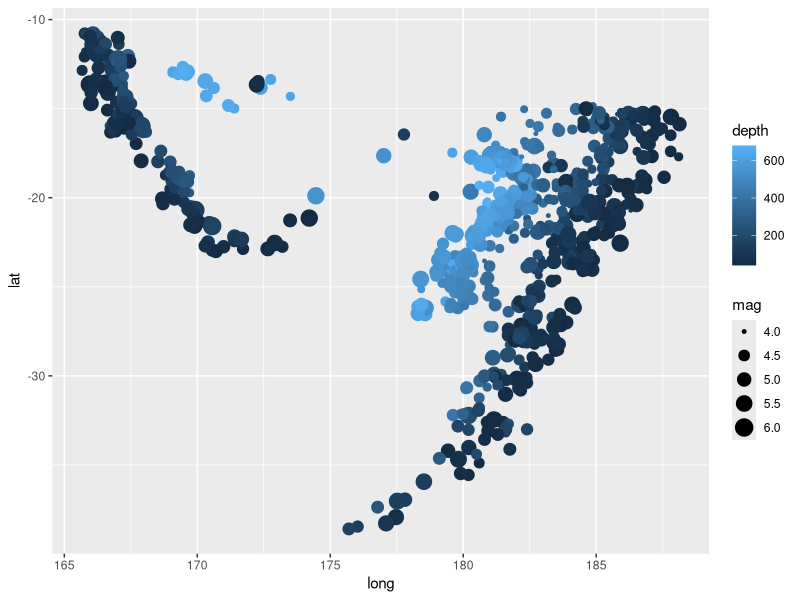

This chart was generated by the following R code: (Note: this script raises an error after producing the figure.)
install.packages("ggplot2")
library(ggplot2)
data(quakes)
ggplot(quakes,aes(x=long,y=lat,color=depth,size=mag))+
  geom_point()
  scale_color_gradient(low="blue",high="red")+
  labs(title="Earthquakes of Fiji in 1960's",
       x="Longitude",y="Latitude",color="Depth",size="Magnitude")
